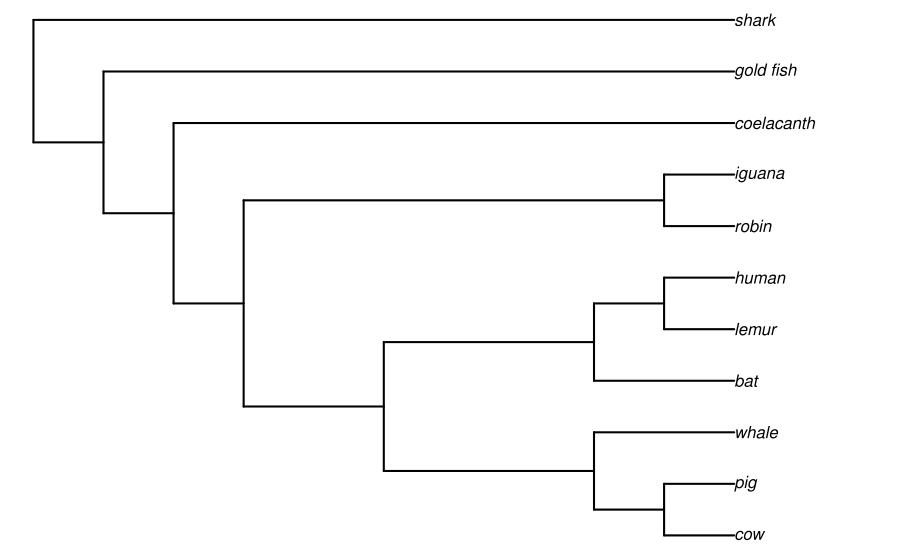

Source code (R):
install.packages("ape"); install.packages("phangorn"); install.packages("phytools"); install.packages("geiger")
library(ape)
text.string<- "(((((((cow, pig),whale),(bat,(lemur,human))),(robin,iguana)),coelacanth),gold_fish),shark)"
vert.tree<-read.tree(text=text.string)
plot(vert.tree,no.margin=TRUE,edge.width=2)
